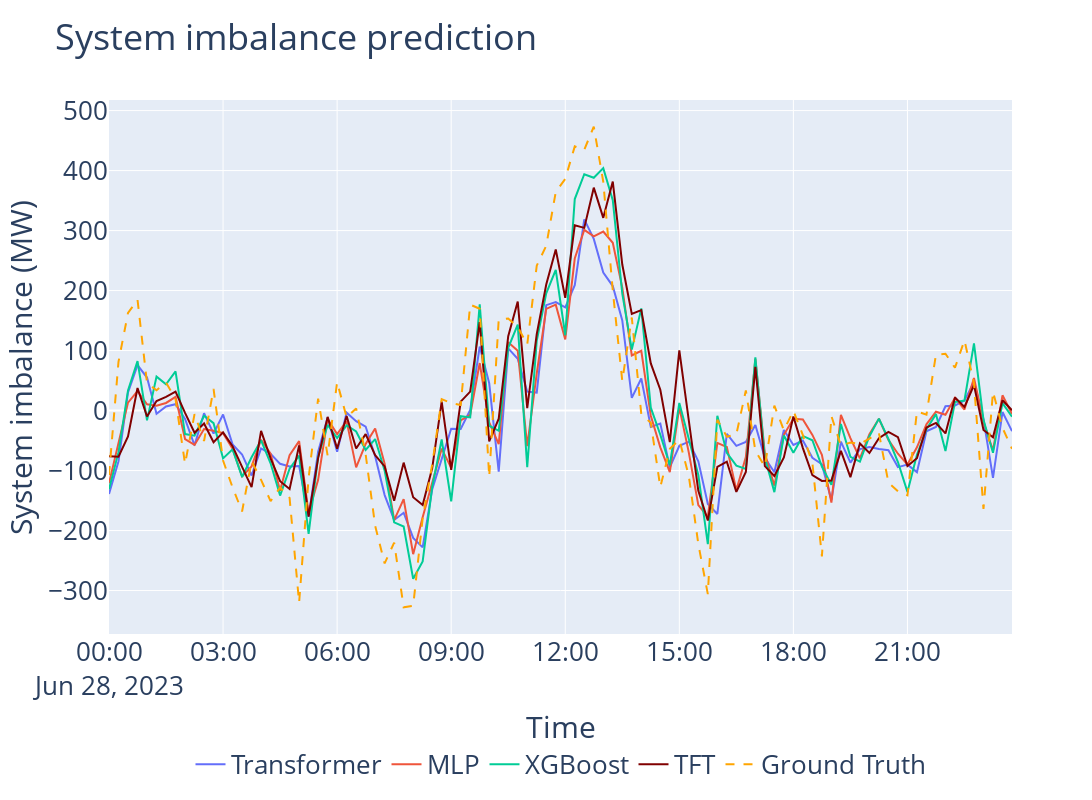

Notebook code for this chart:
### Code cell
fig = go.Figure()
fig.add_trace(go.Scatter(x=x, y=unpickled_data['transformer_fl_test_res.pkl']['preds'][start_ind:end_ind, 0].squeeze().cpu(), mode='lines', name=f'Transformer'))
fig.add_trace(go.Scatter(x=x, y=unpickled_data['mlp_fl_test_res.pkl']['preds'][0][start_ind:end_ind].squeeze().cpu(), mode='lines', name=f'MLP'))
fig.add_trace(go.Scatter(x=x, y=unpickled_data['xgboost_fl_test_res.pkl']['preds'][0][start_ind:end_ind].squeeze(), mode='lines', name=f'XGBoost'))
fig.add_trace(go.Scatter(x=x, y=unpickled_data['tft_test_res.pkl']['preds'][start_ind-664:end_ind-664,0], mode='lines', name=f'TFT', line=dict(color="maroon")))

fig.add_trace(go.Scatter(x=x, y=unpickled_data['mlp_fl_test_res.pkl']['gt'][0][start_ind:end_ind].squeeze().cpu(), mode='lines', name='Ground Truth', line=dict(dash='dash', color='orange')))

# fig.add_trace(go.Scatter(x=x, y=unpickled_data['transformer_fl_test_res.pkl']['preds'][start_ind:end_ind, 1].squeeze().cpu(), mode='lines', name=f'Transformer'))
# fig.add_trace(go.Scatter(x=x, y=unpickled_data['mlp_fl_test_res.pkl']['preds'][1][start_ind:end_ind].squeeze().cpu(), mode='lines', name=f'MLP'))
# fig.add_trace(go.Scatter(x=x, y=unpickled_data['xgboost_fl_test_res.pkl']['preds'][1][start_ind:end_ind].squeeze(), mode='lines', name=f'XGBoost'))

# fig.add_trace(go.Scatter(x=x, y=unpickled_data['mlp_fl_test_res.pkl']['gt'][1][start_ind:end_ind].squeeze().cpu(), mode='lines', name='Ground Truth', line=dict(dash='dash', color='orange')))

# Edit the layout
fig.update_layout(
    title='System imbalance prediction',
    title_font_size=36,
    xaxis=dict(
        title='Time',  # X-axis label
        title_font_size=30,  # Size of the x-axis title
        tickfont_size=26,  # Size of the x-axis tick labels
    ),

    yaxis=dict(
        title='System imbalance (MW)',  # Y-axis label
        title_font_size=30,  # Size of the y-axis title
        tickfont_size=26,  # Size of the y-axis tick labels
    ),
    legend_font_size=26,  # Size of the legend text
)

fig.update_layout(
    legend=dict(
        x=0.5,
        y=-0.2,  # You might need to adjust this value based on your specific figure
        xanchor='center',
        yanchor='top',
        orientation='h'  # Horizontal orientation
    ),
    width=1600,
    height=800,
)
# Show plot
fig.show(config={'staticPlot': True})
pio.write_image(fig, 'predicitons_fl.pdf')
